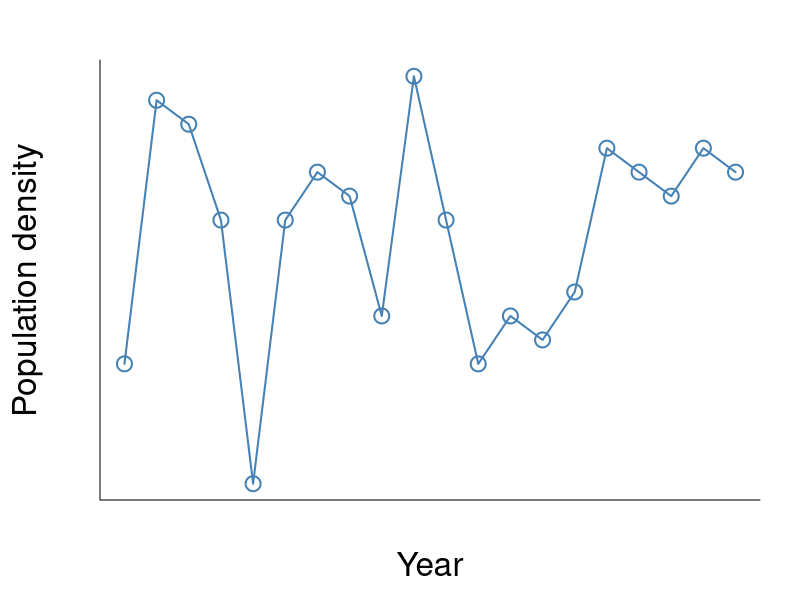
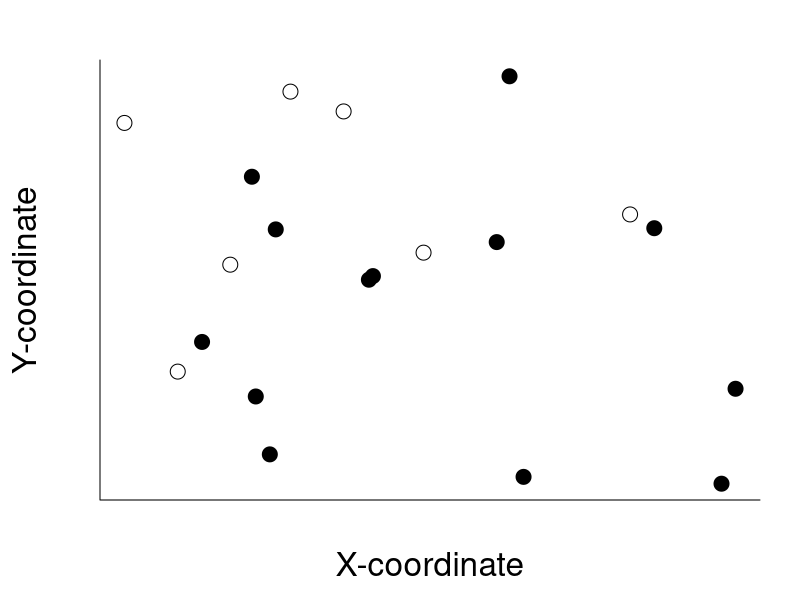
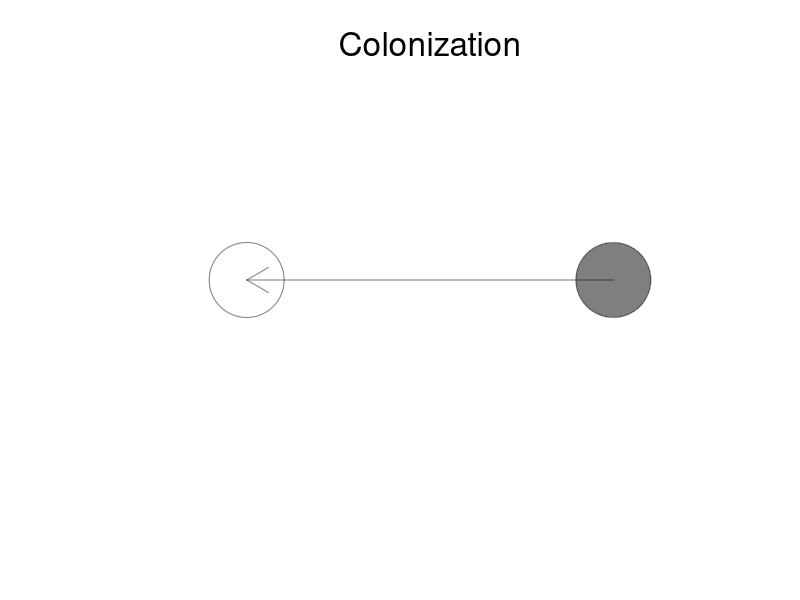
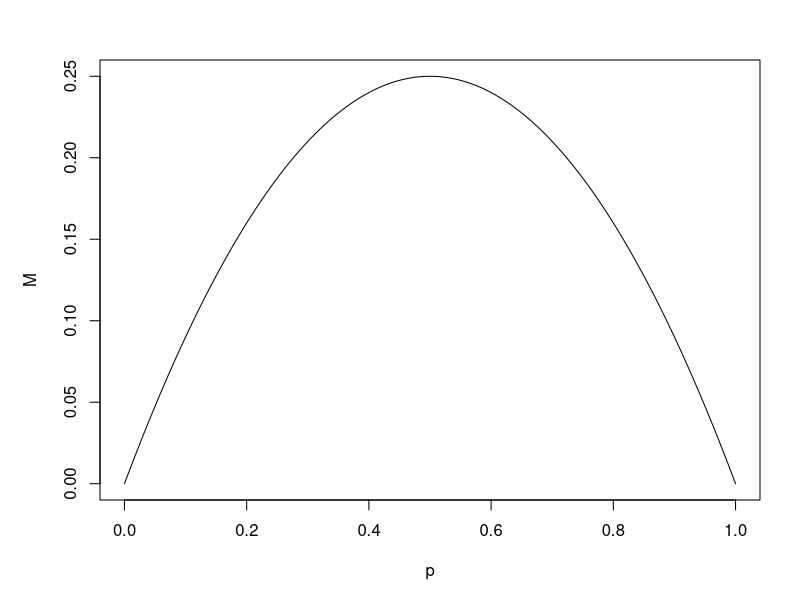
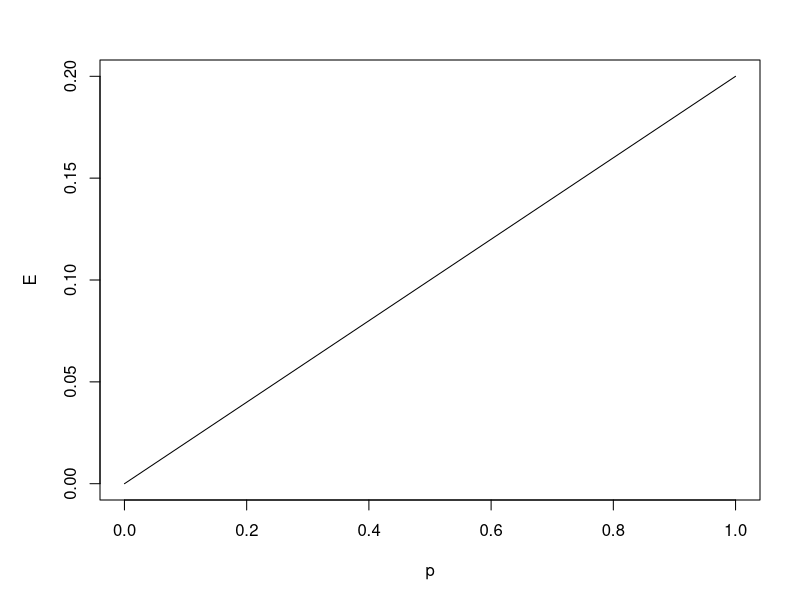
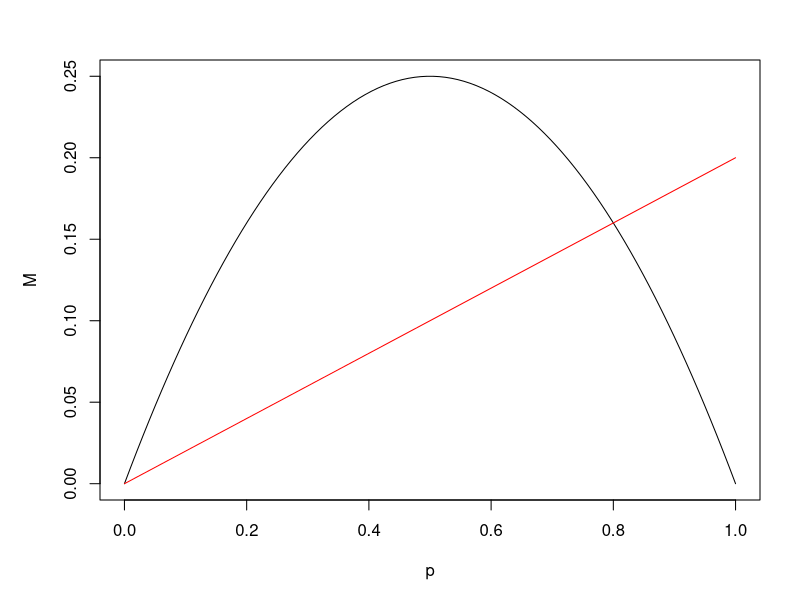
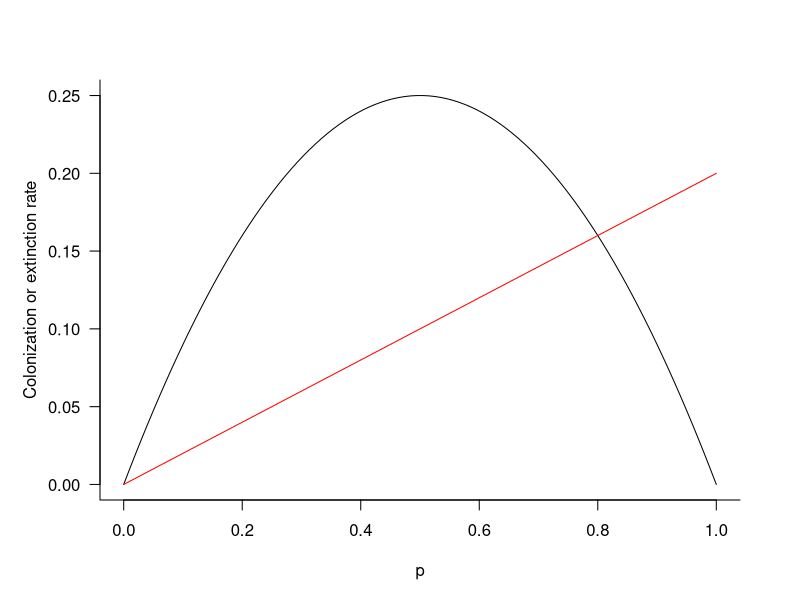
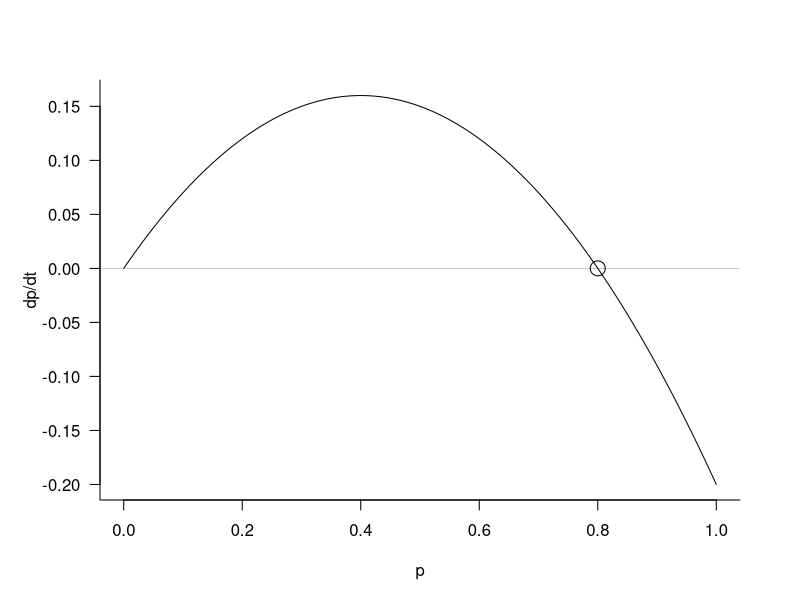

Recreate these plots in R, in order.
## ---- chunk 1

knitr::opts_chunk$set(echo = F, fig.width = 5, fig.height = 4, fig.align = "center")
CEX <- LWD <- 2

## ---- chunk 2

set.seed(1)
n <- 20; x <- 1:n; y <- rpois(n, 30)
par(mar = c(5,5,3,2) )
plot(y ~ x,
     ylab = "Population density", xlab = "Year", cex.lab = CEX,
     type = "o", cex = CEX, lwd = LWD, col = "steelblue", axes = F)
box(bty = "l")

## ---- chunk 3

set.seed(3)
par(mar = c(5,5,3,2) )
n <- 20; x <- runif(n, 0, 100); y <- runif(n, 0, 100)
plot(x ~ y, pch = 21, cex = CEX, bg = grey(rbinom(n, 1, p = 0.5)),
     axes = F, xlab = "X-coordinate", ylab = "Y-coordinate", cex.lab = CEX)
box(bty = "l")

## ---- chunk 4

plot(0, type = "n", xlim = c(0,1), ylim = c(0,1),
     axes = F, ann = F)
points(x = c(0.2, 0.8), y = c(0.5, 0.5), cex = 10,
       pch = 21, bg = c(grey(1), grey(0,0.5)), col = grey(0,0.5))
arrows(x0 = 0.8, y0 = 0.5, x1 = 0.2, col = grey(0,0.5) )
mtext("Colonization", cex = CEX)

## ---- chunk 5

p <- seq(from = 0, to = 1, length = 100)
m <- 1

## ---- chunk 6

M <- m*p*(1-p)
plot(M ~ p, type = "l")

## ---- chunk 7

e <- 0.2

## ---- chunk 8

E <- e*p
plot(E ~ p, type = "l")

## ---- chunk 9

plot(M ~ p, type = "l")
lines(E ~ p, col = "red")

## ---- chunk 10

par(mar = c(5,5,4,3))
plot(M ~ p, type = "l", axes = F,
     ylab = "Colonization or extinction rate", xlab = "p")
lines(E ~ p, col = "red")
box(bty = "l")
axis(1); axis(2, las = 2)

## ---- chunk 11

par(mar = c(5,5,4,3))
plot(I(M-E) ~ p, type = "l", axes = F,
     ylab = "dp/dt", xlab = "p")
points(I(1-e/m), 0, cex = CEX)
abline(h = 0, col = grey(0, 0.2) )
box(bty = "l")
axis(1); axis(2, las = 2)

## ---- chunk 12
set.seed(1)

x <- runif(10, -1, 1)
y <- runif(10, -1, 1)

par(mar = c(0,0,3,0) )
plot(y ~ x, cex = 3,
     xlim = c(-1.2,1.2), ylim = c(-1.2,1.2),
     ann = F, axes = F,
     pch = 21, bg = grey(rbinom(10, 1, 0.5), 0.5) )
mtext("Levins model", cex = 2)

## ---- chunk 13
set.seed(1)

x <- runif(10, -1, 1)
y <- runif(10, -1, 1)

par(mar = c(0,0,3,0) )
plot(y ~ x, cex = 3,
     xlim = c(-3,1.2), ylim = c(-1.2,1.2),
     ann = F, axes = F,
     pch = 21, bg = grey(rbinom(10, 1, 0.5), 0.5) )
points(-2.2, 0, cex = 18, pch = 21, bg = grey(0, 0.5))
mtext("Mainland-island model", cex = 2)

## ---- chunk 14
p <- seq(from = 0, to = 1, length = 100)
m <- e <- 1
## ---- chunk 15
M <- m*(1-p)
E <- e*p
## ---- chunk 16
plot(M ~ p, type = "l", ylab = "Colonization or extinction rate")
lines(E ~ p, col = "red")
## ---- chunk 17
m <- e <- 1
p <- seq(0, 1, length = 100)
M <- m*(1-p)
E <- e*p

plot(M ~ p, type = "l", axes = F, ylab = "Colonization or Extinction")
lines(E ~ p, col = "red")
box(bty = "l")
axis(1); axis(2, las = 2)

## ---- chunk 18
set.seed(2)
x <- runif(10)
y <- runif(10)
par(mar = rep(0,4) )
plot(y ~ x, cex = runif(10, 0.1, 12), ann = F, axes = F,
     xlim = c(-0.2,1.2), ylim = c(-0.2,1.2) )
## ---- chunk 19
set.seed(2)
n <- 10
x <- runif(n)
y <- runif(n)
cex <- runif(n, 0.1, 12)
bg <- 1 - scale(cex, center = min(cex), scale = max(cex) - min(cex))

par(mar = rep(0,4) )
plot(y ~ x, cex = cex, ann = F, axes = F,
     xlim = c(-0.2,1.2), ylim = c(-0.2,1.2),
     pch = 21, bg = grey(bg) )
## ---- chunk 20
set.seed(2)
n <- 10
x <- runif(n)
y <- runif(n)
alpha <- 10

D <- as.matrix(dist(cbind(x,y), diag = T, upper = T))
C <- colSums(exp(-alpha*D))

cex <- runif(n, 0.1, 12)
bg <- 1 - scale(C, center = min(C), max(C) - min(C) )

par(mar = rep(0,4) )
plot(y ~ x, cex = cex, ann = F, axes = F,
     xlim = c(-0.2,1.2), ylim = c(-0.2,1.2),
     pch = 21, bg = grey(bg) )
